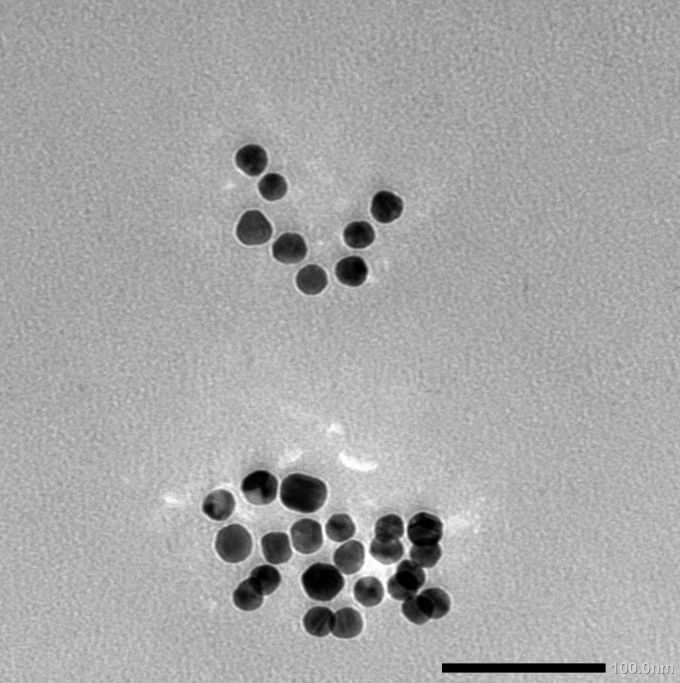
#> input picture images/AuNP20nm_004.jpg, 2040 x 2048 px, found by its file name (shown at 1/3 size)
$ python hough_transform.py
#> lines starting #> are read from the running program, lines starting #| are printed output that depends on the picture; after the words box and inside, x2 and y2 are one past the last pixel; in counts of white or black regions, pixels touching at a corner belong together
import numpy as np
import matplotlib.pyplot as plt
import cv2
from skimage.filters import median
from skimage.io import imread
from skimage.transform import (
    rescale, hough_circle, hough_circle_peaks
)
from skimage.feature import canny
from skimage.color import rgb2gray
from skimage.morphology import disk


def hough_segmentation(file_name, scale):
    """Function for image sementation uusing hough elipse transform

    Args:
        file_name (path): path to image

    Returns:

    """
#> called with scale = 100

    img_raw = imread(file_name)
#> img_raw is the input picture: shape (2048, 2040, 3); mean R, G, B 166.4, 166.4, 166.4
    gray = rgb2gray(img_raw)
    gray = rescale(gray, 0.5)
#> gray: shape (1024, 1020) float64
    img_filtered = median(
                    gray, disk(5))

    canny_edge = canny(img_filtered, sigma = 2)
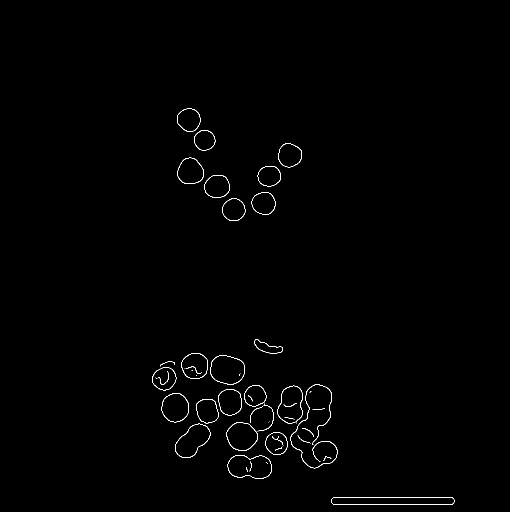
#> canny_edge: shape (1024, 1020) bool (shown at 1/2 size); 0.54% white in thin lines or dots, all inside (x1, y1, x2, y2) = (304, 217, 909, 1010)

    hough_radii = np.arange(20, 100, 2)
    hough_res = hough_circle(canny_edge, hough_radii)

    accums, x, y, r = hough_circle_peaks(hough_res, hough_radii,
            min_xdistance=10, min_ydistance=10)
#> accums = 497 values, max 0.692 at index 0, min 0.0525 at index 492, mean 0.133; x = 497 values, max 842 at index 272, min 281 at index 466, mean 504.6; y = 497 values, max 1001 at index 486, min 214 at index 364, mean 723.3; r = 497 values, max 98 at index 350, min 20 at index 0, mean 58.6
    x = np.uint16(np.around(x))
    y = np.uint16(np.around(y))
    r = np.uint16(np.around(r))

    circles = [(x[i], y[i], r[i]) for i in range(len(x)) if accums[i] > 0.3]
#> circles = 30 items, first 6: (409, 280, 20), (467, 419, 22), (553, 886, 22), (390, 732, 26), (378, 239, 22), (351, 815, 28)

    img = np.zeros((gray.shape[0], gray.shape[1], 3))
    img[:, :, 0] = gray
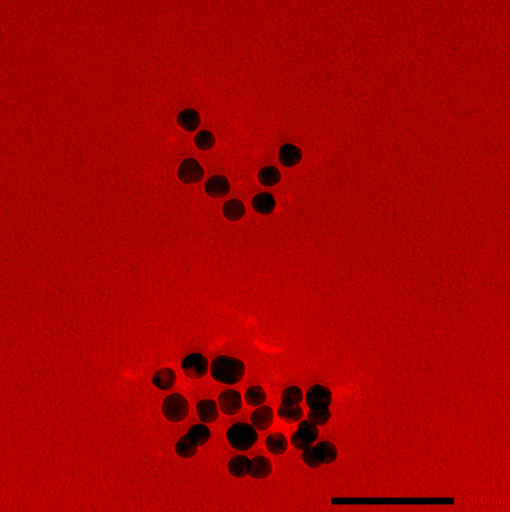
#> img: shape (1024, 1020, 3) float64 (shown at 1/2 size); mean of channels 0, 1, 2 0.653, 0, 0; drawn as R, G, B
    img[:, :, 1] = gray
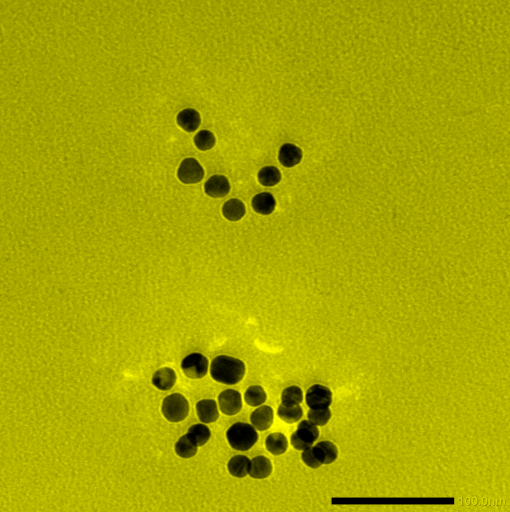
#> img: shape (1024, 1020, 3) float64 (shown at 1/2 size); mean of channels 0, 1, 2 0.653, 0.653, 0; drawn as R, G, B
    img[:, :, 2] = gray

    for x, y, r in circles:
        cv2.circle(img, (x, y), r, (0, 255, 0), 1)
        cv2.circle(img, (x, y), 1, (0, 255, 0), 2)
#> this loop made 30 passes
#> (x, y, r) on passes 1 to 12: (409, 280, 20), (467, 419, 22), (553, 886, 22), (390, 732, 26), (378, 239, 22), (351, 815, 28), (477, 932, 22), (459, 804, 26), (579, 310, 24), (483, 873, 28), (637, 795, 26), (652, 905, 22)
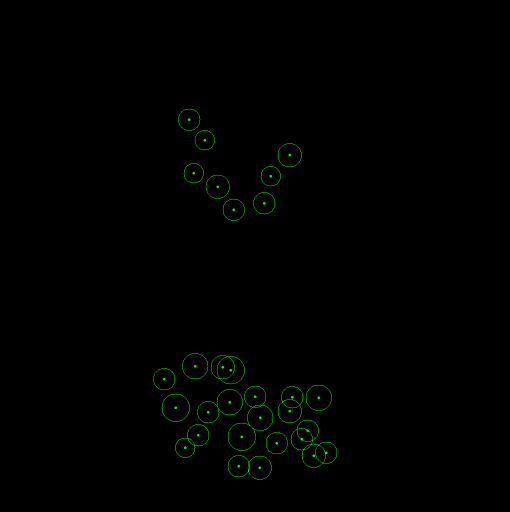
#> img: shape (1024, 1020, 3) float64 (shown at 1/2 size); mean of channels 0, 1, 2 0.7, 1.7, 0.7; drawn as R, G, B

    return img, circles, 0.5


def calcultaions(circles, pixel_size):
    radius = [r*pixel_size for x, y, r in circles]
    area = [r*pixel_size*np.pi**2 for x, y, r in circles]

    mean_radius = np.mean(radius)
    mean_area = np.mean(area)

    return mean_radius, mean_area


def plotting(img):

    plt.imshow(img)
    plt.show()


if __name__ == '__main__':
    img, circles, pixel_size = hough_segmentation(
        '/home/monika/Desktop/project/Nanoparticles_app/images/AuNP20nm_004.jpg',
        100)
#> pixel_size = 0.5

    radius, area = calcultaions(circles, pixel_size)
#> in calcultaions, `radius = [r*pixel_size for x, y, r in circles]`: radius = 30 values, max 14 at index 5, min 10 at index 0, mean 11.63
#> in calcultaions, `area = [r*pixel_size*np.pi**2 for x, y, r in circles]`: area = 30 values, max 138.2 at index 5, min 98.7 at index 0, mean 114.8
#> in calcultaions, `mean_radius = np.mean(radius)`: mean_radius = 11.63
#> in calcultaions, `mean_area = np.mean(area)`: mean_area = 114.8
#> radius = 11.63; area = 114.8

    plotting(img)
#> in plotting, `plt.show()`:
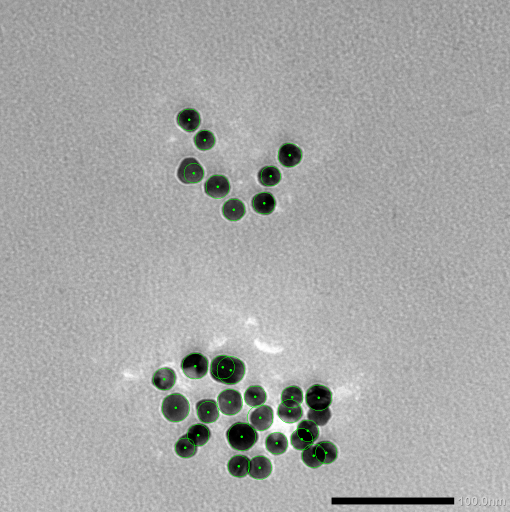
#> shown: shape (1024, 1020, 3) float64 (shown at 1/2 size); mean R, G, B 0.651, 0.655, 0.651

$ run again, with images/AuNP20nm_002.jpg copied over images/AuNP20nm_004.jpg
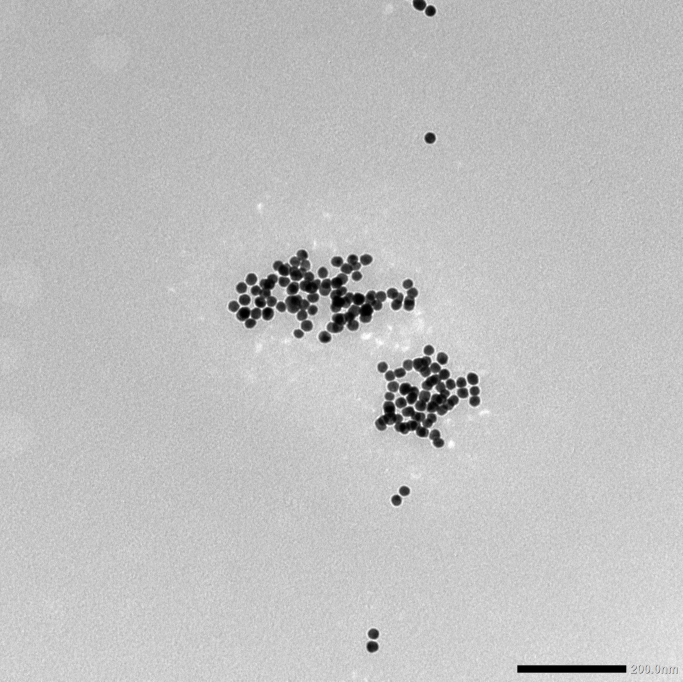
#> input picture images/AuNP20nm_002.jpg, 2048 x 2044 px, found by its file name (shown at 1/3 size)
#> in hough_segmentation, img_raw is the input picture: shape (2044, 2048, 3); mean R, G, B 192.2, 192.2, 192.2
#> in hough_segmentation, `canny_edge = canny(img_filtered, sigma = 2)`:
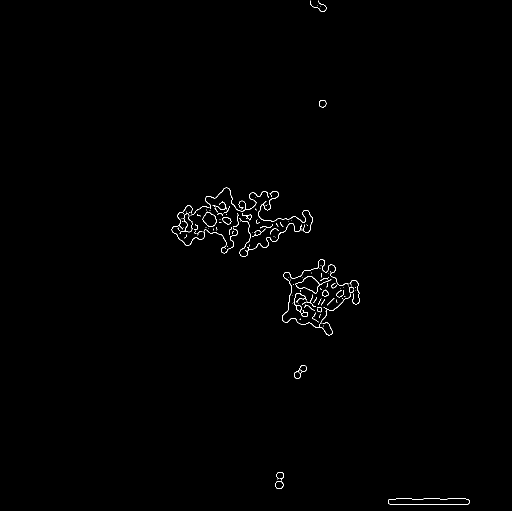
#> canny_edge: shape (1022, 1024) bool (shown at 1/2 size); 0.46% white in thin lines or dots, all inside (x1, y1, x2, y2) = (343, 1, 940, 1010)
#> in hough_segmentation, `accums, x, y, r = hough_circle_peaks(hough_res, hough_radii, min_xdist..`: accums = 384 values, max 0.342 at index 0, min 0.0536 at index 379, mean 0.134; x = 384 values, max 887 at index 278, min 317 at index 347, mean 556.8; y = 384 values, max 955 at index 276, min 328 at index 356, mean 521.6; r = 384 values, max 98 at index 232, min 20 at index 0, mean 54.59
#> in hough_segmentation, `circles = [(x[i], y[i], r[i]) for i in range(len(x)) if accums[i] > 0.3]`: circles = [(610, 595, 20), (659, 590, 28), (493, 399, 20), (606, 628, 20)]
#> the loop in hough_segmentation, `for x, y, r in circles:` made 4 passes
#> `img, circles, pixel_size = hough_segmentation( '/home/monika/Desktop/p..`: pixel_size = 0.5
#> in calcultaions, `radius = [r*pixel_size for x, y, r in circles]`: radius = [10, 14, 10, 10]
#> in calcultaions, `area = [r*pixel_size*np.pi**2 for x, y, r in circles]`: area = [98.7, 138.2, 98.7, 98.7]
#> mean_radius = 11
#> mean_area = 108.6
#> `radius, area = calcultaions(circles, pixel_size)`: radius = 11; area = 108.6
#> in plotting, `plt.show()`:
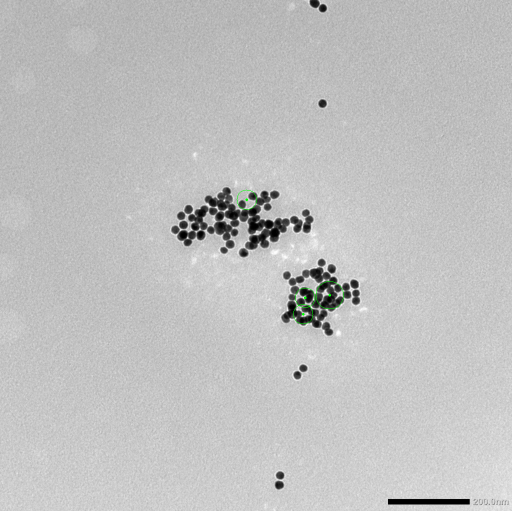
#> shown: shape (1022, 1024, 3) float64 (shown at 1/2 size); mean R, G, B 0.754, 0.754, 0.754

$ run again, with images/AuNP50nm_008.jpg copied over images/AuNP20nm_004.jpg
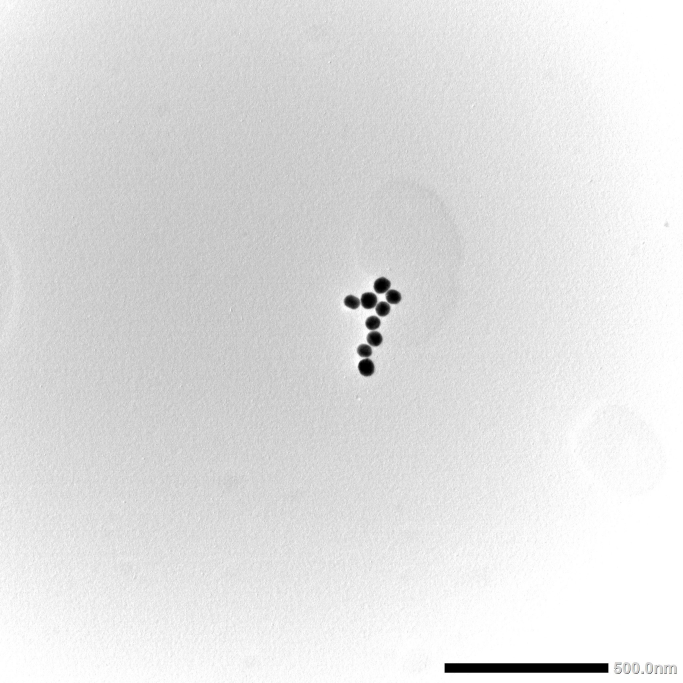
#> input picture images/AuNP50nm_008.jpg, 2048 x 2048 px, found by its file name (shown at 1/3 size)
#> in hough_segmentation, img_raw is the input picture: shape (2048, 2048, 3); mean R, G, B 225, 225, 225
#> in hough_segmentation, `canny_edge = canny(img_filtered, sigma = 2)`:
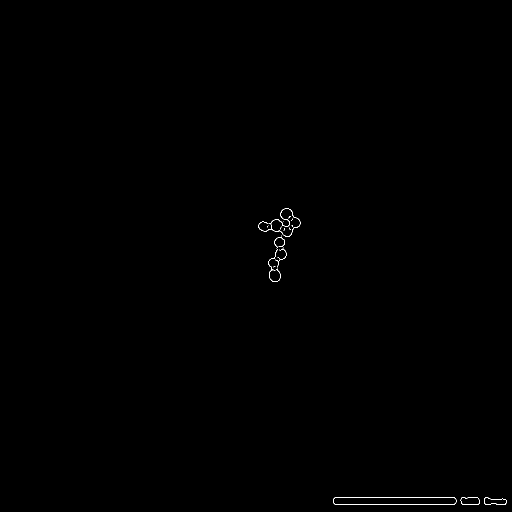
#> canny_edge: shape (1024, 1024) bool (shown at 1/2 size); 0.14% white in thin lines or dots, all inside (x1, y1, x2, y2) = (517, 416, 1014, 1010)
#> in hough_segmentation, `accums, x, y, r = hough_circle_peaks(hough_res, hough_radii, min_xdist..`: accums = 240 values, max 0.3 at index 0, min 0.0317 at index 238, mean 0.0813; x = 240 values, max 1005 at index 96, min 445 at index 234, mean 659.4; y = 240 values, max 1021 at index 42, min 346 at index 236, mean 626.4; r = 240 values, max 98 at index 192, min 20 at index 0, mean 59.01
#> in hough_segmentation, `circles = [(x[i], y[i], r[i]) for i in range(len(x)) if accums[i] > 0.3]`: circles = [(565, 457, 20)]
#> the loop in hough_segmentation, `for x, y, r in circles:` made 1 pass
#> `img, circles, pixel_size = hough_segmentation( '/home/monika/Desktop/p..`: pixel_size = 0.5
#> in calcultaions, `radius = [r*pixel_size for x, y, r in circles]`: radius = [10]
#> in calcultaions, `area = [r*pixel_size*np.pi**2 for x, y, r in circles]`: area = [98.7]
#> mean_radius = 10
#> mean_area = 98.7
#> `radius, area = calcultaions(circles, pixel_size)`: radius = 10; area = 98.7
#> in plotting, `plt.show()`:
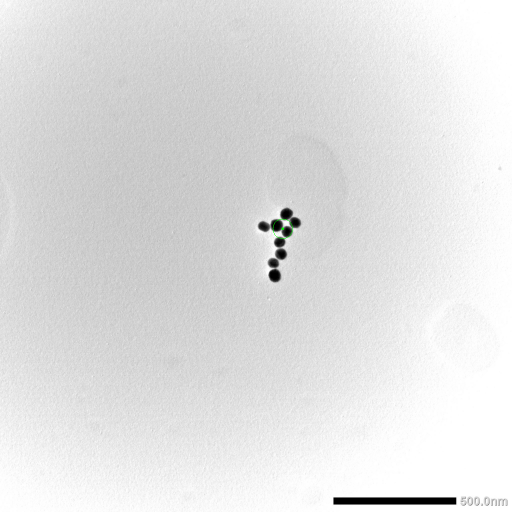
#> shown: shape (1024, 1024, 3) float64 (shown at 1/2 size); mean R, G, B 0.882, 0.882, 0.882

$ run again, with images/AuNP50nm_009.jpg copied over images/AuNP20nm_004.jpg
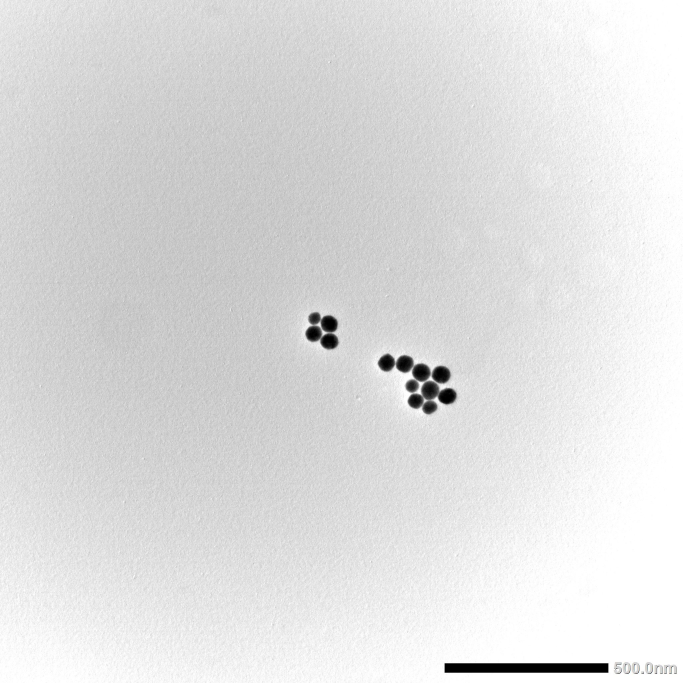
#> input picture images/AuNP50nm_009.jpg, 2048 x 2048 px, found by its file name (shown at 1/3 size)
#> in hough_segmentation, img_raw is the input picture: shape (2048, 2048, 3); mean R, G, B 222.5, 222.5, 222.5
#> in hough_segmentation, `canny_edge = canny(img_filtered, sigma = 2)`:
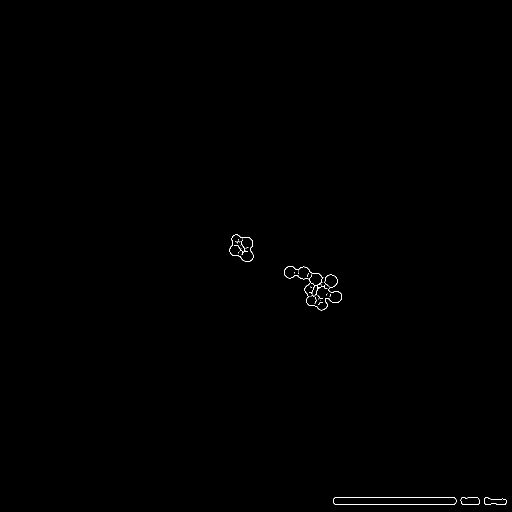
#> canny_edge: shape (1024, 1024) bool (shown at 1/2 size); 0.17% white in thin lines or dots, all inside (x1, y1, x2, y2) = (459, 469, 1014, 1010)
#> accums = 317 values, max 0.292 at index 0, min 0.0304 at index 316, mean 0.0779; x = 317 values, max 1002 at index 162, min 395 at index 310, mean 647.8; y = 317 values, max 1021 at index 55, min 384 at index 308, mean 635.5; r = 317 values, max 98 at index 173, min 20 at index 0, mean 63.71
#> in hough_segmentation, `circles = [(x[i], y[i], r[i]) for i in range(len(x)) if accums[i] > 0.3]`: circles = []
#> in hough_segmentation, `img[:, :, 1] = gray`:
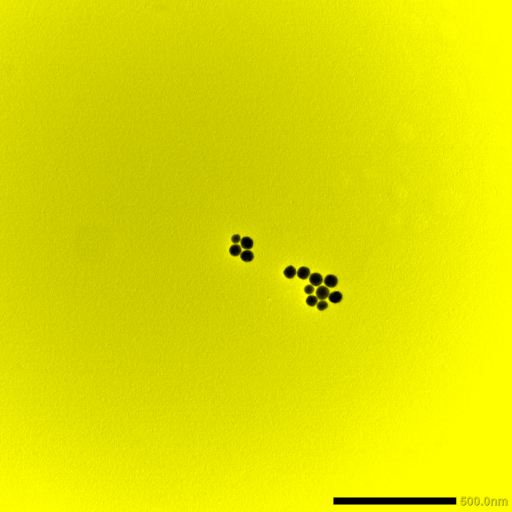
#> img: shape (1024, 1024, 3) float64 (shown at 1/2 size); mean of channels 0, 1, 2 0.873, 0.873, 0; drawn as R, G, B
#> `img, circles, pixel_size = hough_segmentation( '/home/monika/Desktop/p..`: pixel_size = 0.5
#> in calcultaions, `radius = [r*pixel_size for x, y, r in circles]`: radius = []
#> mean_radius = nan
